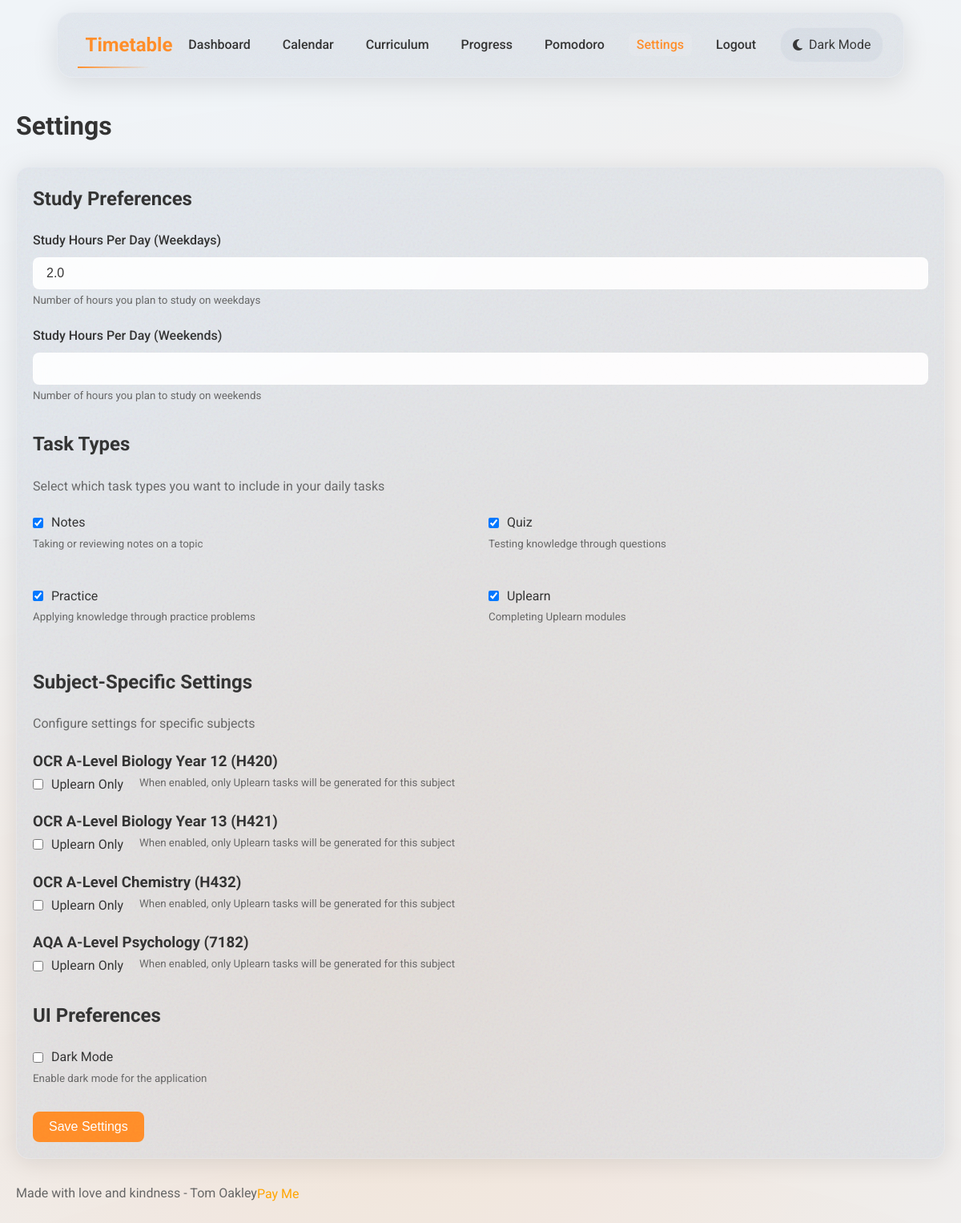
The app's page /settings (signed in) with its own data.
### app/models/user.py (models this page shows, shortened)
class User(db.Model, UserMixin):
    __tablename__ = 'users'
    id = db.Column(db.Integer, primary_key=True)
    username = db.Column(db.String(50), unique=True, nullable=False)
    password_hash = db.Column(db.String(128), nullable=False)
    email = db.Column(db.String(100), unique=False, nullable=True)
    created_at = db.Column(db.DateTime, default=datetime.utcnow)
    last_login = db.Column(db.DateTime, nullable=True)
    study_hours_per_day = db.Column(db.Float, default=2.0)
    weekend_study_hours = db.Column(db.Float, default=3.0)
    dark_mode = db.Column(db.Boolean, default=False)
    task_type_preferences = db.relationship('TaskTypePreference', backref='user', lazy=True, cascade='all, delete-orphan')
    tasks = db.relationship('Task', back_populates='assigned_user', lazy=True, cascade='all, delete-orphan')
    subtopic_confidences = db.relationship('SubtopicConfidence', back_populates='user', lazy=True, cascade='all, delete-orphan')
    topic_confidences = db.relationship('TopicConfidence', back_populates='user', lazy=True, cascade='all, delete-orphan')

### app/models/task.py (models this page shows, shortened)
class TaskType(db.Model):
    __tablename__ = 'task_types'
    id = db.Column(db.Integer, primary_key=True)
    name = db.Column(db.String(50), nullable=False, unique=True)
    description = db.Column(db.Text, nullable=True)
    preferences = db.relationship('TaskTypePreference', backref='task_type', lazy=True, cascade='all, delete-orphan')
    tasks = db.relationship('Task', backref='task_type', lazy=True)

### app/models/curriculum.py (models this page shows, shortened)
class Subject(db.Model):
    __tablename__ = 'subjects'
    id = db.Column(db.Integer, primary_key=True)
    title = db.Column(db.String(255), nullable=False)
    description = db.Column(db.Text, nullable=True)
    value = db.Column(db.Integer, default=1)  # Used in the curriculum hierarchy
    is_user_created = db.Column(db.Boolean, default=False)
    created_by_user_id = db.Column(db.Integer, db.ForeignKey('users.id'), nullable=True)
    topics = db.relationship('Topic', back_populates='subject', lazy=True, cascade='all, delete-orphan')
    tasks = db.relationship('Task', back_populates='subject', lazy=True)

### app/routes/main.py (the view, shortened to what this page needs)
@main_bp.route('/settings', methods=['GET', 'POST'])
@login_required
def settings():
    payment_status = request.args.get('payment')
    payment_message = None
    if payment_status == 'success':
        payment_message = 'Thank you for your donation!'
    elif payment_status == 'cancelled':
        payment_message = 'Donation cancelled. You can try again anytime.'
    task_types = TaskType.query.all()
    subjects_query = Subject.query.all()
    unique_subjects = {}
    subjects_with_codes = []
    generic_subjects = []
    for subject in subjects_query:
        if '(' in subject.title and ')' in subject.title:
            subjects_with_codes.append(subject)
        else:
            generic_subjects.append(subject)
    for subject in subjects_with_codes:
        code_part = subject.title.split('(')[-1].split(')')[0]
        if code_part:
            course_code = code_part
            year_info = None
            if "Year 12" in subject.title:
                year_info = "Year 12"
            elif "Year 13" in subject.title:
                year_info = "Year 13"
            composite_key = course_code
            if year_info:
                composite_key = f"{course_code}_{year_info}"
            if composite_key not in unique_subjects:
                unique_subjects[composite_key] = subject
    subjects = list(unique_subjects.values())
    global_preferences = {}
    subject_preferences = {}
    for task_type in task_types:
        preference = TaskTypePreference.query.filter_by(
            user_id=current_user.id,
            task_type_id=task_type.id,
            subject_id=None
        ).first()
        global_preferences[task_type.id] = preference.is_enabled if preference else True
        if task_type.name == 'uplearn':
            for subject in subjects:
                preference = TaskTypePreference.query.filter_by(
                    user_id=current_user.id,
                    task_type_id=task_type.id,
                    subject_id=subject.id
                ).first()
                if subject.id not in subject_preferences:
                    subject_preferences[subject.id] = {}
                subject_preferences[subject.id][task_type.id] = preference.is_enabled if preference else False
    return render_template('main/settings.html',
                           task_types=task_types,
                           subjects=subjects,
                           global_preferences=global_preferences,
                           subject_preferences=subject_preferences,
                           payment_message=payment_message)

### app/models/user.py (called while the page is built)
@login_manager.user_loader
def load_user(user_id):
    return User.query.get(int(user_id))

### app/utils/cache_utils.py (called while the page is built)
def cache_static_files(app, max_age=86400):  # Default 1 day
    @app.after_request
    def add_cache_headers_to_static(response):
        if request.path.startswith('/static/'):
            if re.search(r'\.(css|js|jpg|jpeg|png|gif|ico|woff2|woff|ttf|svg)$', request.path):
                response.headers['Cache-Control'] = f'public, max-age={max_age}'
                if re.search(r'\.[0-9a-f]{8,}\.(css|js|jpg|jpeg|png|gif|svg)$', request.path):
                    response.headers['Cache-Control'] = 'public, max-age=31536000, immutable'
        return response
    return app

### app/templates/main/settings.html (shortened to what this page needs)
{% extends "base.html" %}
{% block content %}
<h1 class="page-title">Settings</h1>
<div class="glass-card mb-3">
    <form method="POST" action="{{ url_for('main.settings') }}">
        <h2 class="mb-2">Study Preferences</h2>
        <div class="form-group">
            <label for="study_hours" class="form-label">Study Hours Per Day (Weekdays)</label>
            <input type="number" id="study_hours" name="study_hours" class="form-control" value="{{ current_user.study_hours_per_day }}" min="0.5" max="12" step="0.5">
            <small class="text-secondary">Number of hours you plan to study on weekdays</small>
        </div>
        <div class="form-group">
            <label for="weekend_hours" class="form-label">Study Hours Per Day (Weekends)</label>
            <input type="number" id="weekend_hours" name="weekend_hours" class="form-control" value="{{ current_user.weekend_hours }}" min="0" max="12" step="0.5">
            <small class="text-secondary">Number of hours you plan to study on weekends</small>
        </div>
        <h2 class="mt-3 mb-2">Task Types</h2>
        <p class="mb-2 text-secondary">Select which task types you want to include in your daily tasks</p>
        <div class="grid col-2">
            {% for task_type in task_types %}
                <div class="form-group">
                    <label class="d-flex items-center gap-1">
                        <input type="checkbox" name="task_type_{{ task_type.id }}" {% if global_preferences[task_type.id] %}checked{% endif %}>
                        <span>{{ task_type.name|capitalize }}</span>
                    </label>
                    <small class="text-secondary">{{ task_type.description }}</small>
                </div>
            {% endfor %}
        </div>
        <h2 class="mt-3 mb-2">Subject-Specific Settings</h2>
        <p class="mb-2 text-secondary">Configure settings for specific subjects</p>
        {% for subject in subjects %}
            <div class="form-group">
                <h3>{{ subject.title }}</h3>
                <div class="d-flex gap-2 flex-wrap">
                    <label class="d-flex items-center gap-1">
                        <input
                            type="checkbox"
                            name="uplearn_subject_{{ subject.id }}"
                            {% if subject.id in subject_preferences and subject_preferences[subject.id][task_types|selectattr('name', 'equalto', 'uplearn')|map(attribute='id')|first] %}checked{% endif %}>
                        <span>Uplearn Only</span>
                    </label>
                    <small class="text-secondary">When enabled, only Uplearn tasks will be generated for this subject</small>
                </div>
            </div>
        {% endfor %}
        <h2 class="mt-3 mb-2">UI Preferences</h2>
        <div class="form-group">
            <label class="d-flex items-center gap-1">
                <input type="checkbox" name="dark_mode" {% if current_user.dark_mode %}checked{% endif %}>
                <span>Dark Mode</span>
            </label>
            <small class="text-secondary">Enable dark mode for the application</small>
        </div>
        <div class="mt-3">
            <button type="submit" class="btn btn-primary">Save Settings</button>
        </div>
    </form>
</div>
<div class="mt-4 d-flex justify-content-center align-items-center">
    <p class="text-secondary me-3">Made with love and kindness - Tom Oakley </p>
    <button id="stripe-pay-btn" style="background: none; border: none; color: orange; cursor: pointer; padding: 0; font-size: inherit; font-weight: normal; font-family: inherit;"> Pay Me</button>
</div>
{% endblock %}

### app/templates/base.html (shortened to what this page needs)
<!DOCTYPE html>
<html lang="en" data-theme="{{ 'dark' if current_user.is_authenticated and current_user.dark_mode else 'light' }}">
<head>
    <link rel="stylesheet" href="{{ url_for('static', filename='css/main.css') }}">
    <link rel="stylesheet" href="{{ url_for('static', filename='css/animations.css') }}">
    <link rel="stylesheet" href="https://cdnjs.cloudflare.com/ajax/libs/font-awesome/6.4.0/css/all.min.css">
</head>
<body class="{% block body_class %}{% endblock %}">
<header>
        <nav class="navbar glass-noise">
            <a href="{{ url_for('main.index') }}" class="navbar-brand">Timetable</a>
            <ul class="navbar-nav" id="navbar-nav">
                {% if current_user.is_authenticated %}
                <li><a href="{{ url_for('main.index') }}" class="nav-link {{ 'active' if request.endpoint == 'main.index' }}">Dashboard</a></li>
                <li><a href="{{ url_for('main.calendar') }}" class="nav-link {{ 'active' if request.endpoint == 'main.calendar' }}">Calendar</a></li>
                <li><a href="{{ url_for('main.curriculum') }}" class="nav-link {{ 'active' if request.endpoint == 'main.curriculum' }}">Curriculum</a></li>
                <li><a href="{{ url_for('main.progress') }}" class="nav-link {{ 'active' if request.endpoint == 'main.progress' }}">Progress</a></li>
                <li><a href="{{ url_for('main.pomodoro') }}" class="nav-link {{ 'active' if request.endpoint == 'main.pomodoro' }}">Pomodoro</a></li>
                <li><a href="{{ url_for('main.settings') }}" class="nav-link {{ 'active' if request.endpoint == 'main.settings' }}">Settings</a></li>
                <li><a href="{{ url_for('auth.logout') }}" class="nav-link">Logout</a></li>
                <li>
                    <div class="dark-mode-toggle glass-noise" id="dark-mode-toggle">
                        <i class="fas {{ 'fa-sun' if current_user.dark_mode else 'fa-moon' }}"></i>
                        <span>{{ 'Light Mode' if current_user.dark_mode else 'Dark Mode' }}</span>
                    </div>
                </li>
                {% else %}
                <li><a href="{{ url_for('auth.login') }}" class="nav-link {{ 'active' if request.endpoint == 'auth.login' }}">Login</a></li>
                <li><a href="{{ url_for('auth.register') }}" class="nav-link {{ 'active' if request.endpoint == 'auth.register' }}">Register</a></li>
                {% endif %}
            </ul>
        </nav>
    </header>
    <main class="container">
        {% block content %}{% endblock %}
    </main>
</body>
</html>

### app/static/css/animations.css (style rules this page uses)
:root { --transition-speed: 0.3s; --transition-function: cubic-bezier(0.4, 0, 0.2, 1); --animation-duration: 0.6s; }
.slide-up { animation: slideUp var(--animation-duration) var(--transition-function); }
.hover-lift { transition: transform var(--transition-speed) var(--transition-function), box-shadow var(--transition-speed) var(--transition-function); }
.btn { position: relative; overflow: hidden; }
.btn::after { content: ''; position: absolute; top: 50%; left: 50%; width: 5px; height: 5px; background: rgba(255, 255, 255, 0.5); opacity: 0; border-radius: 100%; transform: scale(1, 1) translate(-50%, -50%); transform-origin: 50% 50%; }
.stagger-fade-in > * { opacity: 0; transform: translateY(20px); animation: staggerFadeIn 0.5s ease forwards; }
.stagger-fade-in > *:nth-child(1) { animation-delay: 0.1s; }
.stagger-fade-in > *:nth-child(2) { animation-delay: 0.2s; }
.stagger-fade-in > *:nth-child(3) { animation-delay: 0.3s; }
.stagger-fade-in > *:nth-child(4) { animation-delay: 0.4s; }
.animated-bg { position: relative; overflow: hidden; }
.animated-bg::before { content: ""; position: absolute; top: -50%; left: -50%; width: 200%; height: 200%; background: radial-gradient( circle at center, rgba(var(--accent-color-rgb), 0.1) 0%, rgba(var(--accent-color-rgb), 0) 50% ); animation: rotateBg 120s linear infinite; z-index: -1; }
.navbar { animation: float 6s ease-in-out infinite; }
.glass-noise { position: relative; }
.glass-noise::before { content: ''; position: absolute; top: 0; left: 0; right: 0; bottom: 0; opacity: 0.04; pointer-events: none; z-index: 1; border-radius: inherit; }

### app/static/css/base/variables.css (style rules this page uses)
:root { --bg-primary: #f0f4f8; --bg-secondary: rgba(200, 210, 220, 0.35); --text-primary: #333333; --text-secondary: #666666; --accent-color: #ff8c29; --accent-light: #ffad63; --border-color: rgba(255, 255, 255, 0.15); --shadow-color: rgba(0, 0, 0, 0.1); --card-bg: rgba(200, 210, 220, 0.35); --success-color: #4caf50; --warning-color: #ff9800; --error-color: #f44336; --confidence-1: #f44336; --confidence-2: #ff9800; --confidence-3: #ffeb3b; --confidence-4: #8bc34a; --confidence-5: #4caf50; --accent-color-rgb: 255, 140, 41; --border-color-rgb: 0, 0, 0; --success-color-rgb: 76, 175, 80; }

### app/static/css/layout/grid.css (style rules this page uses)
.container { max-width: 1200px; margin: 0 auto; padding: 20px; position: relative; }
.page-title { font-size: 2rem; font-weight: 700; margin-bottom: 1.5rem; color: var(--text-primary); }
.grid { display: grid; gap: 20px; margin-bottom: 20px; }
.grid.col-2 { grid-template-columns: repeat(2, 1fr); }

### app/static/css/components/glass-card.css (style rules this page uses)
.glass-card { background-color: var(--card-bg); border-radius: 16px; box-shadow: 0 4px 30px var(--shadow-color); backdrop-filter: blur(16px); -webkit-backdrop-filter: blur(16px); border: 1px solid var(--border-color); padding: 20px; transition: all 0.3s ease; position: relative; overflow: hidden; margin-bottom: 20px; }
.glass-card::after { content: ''; position: absolute; top: 0; left: 0; right: 0; bottom: 0; background-image: var(--glass-texture); opacity: 0.08; pointer-events: none; z-index: 1; border-radius: inherit; mix-blend-mode: overlay; }
.glass-card::before { content: ''; position: absolute; top: 0; left: 0; right: 0; bottom: 0; background: linear-gradient(125deg, rgba(255,255,255,0.3) 0%, rgba(255,255,255,0.05) 40%, rgba(255,255,255,0) 100%), radial-gradient(circle at 80% 20%, rgba(255,255,255,0.2) 0%, rgba(255,255,255,0) 100%); pointer-events: none; z-index: 0; }
.glass-card > * { position: relative; z-index: 1; }

### app/static/css/components/forms.css (style rules this page uses)
.form-group { margin-bottom: 20px; }
.form-label { display: block; margin-bottom: 8px; font-weight: 500; color: var(--text-primary); }
.form-control { width: 100%; padding: 10px 16px; border-radius: 8px; border: 1px solid var(--border-color); background-color: rgba(255, 255, 255, 0.9); color: var(--text-primary); font-size: 1rem; transition: all 0.2s ease; outline: none; }
.btn { display: inline-block; padding: 10px 20px; border-radius: 8px; border: none; font-weight: 500; font-size: 1rem; cursor: pointer; transition: all 0.2s ease; text-align: center; text-decoration: none; outline: none; }
.btn-primary { background-color: var(--accent-color); color: white; }

### app/static/css/utilities/helpers.css (style rules this page uses)
.mt-3 { margin-top: 30px; }
.mb-2 { margin-bottom: 20px; }
.mb-3 { margin-bottom: 30px; }
.text-secondary { color: var(--text-secondary); }
.d-flex { display: flex; }
.items-center { align-items: center; }
.flex-wrap { flex-wrap: wrap; }
.gap-1 { gap: 10px; }
.gap-2 { gap: 20px; }

### records on screen
User: dark_mode "Dark Mode", study_hours "2.0"
TaskType: id "☑", name "Notes", description "Taking or reviewing notes on a topic"
TaskType: id "☑", name "Quiz", description "Testing knowledge through questions"
TaskType: id "☑", name "Practice", description "Applying knowledge through practice problems"
TaskType: id "☑", name "Uplearn", description "Completing Uplearn modules"
Subject: title "OCR A-Level Biology Year 12 (H420)"
Subject: title "OCR A-Level Biology Year 13 (H421)"
Subject: title "OCR A-Level Chemistry (H432)"
Subject: title "AQA A-Level Psychology (7182)"
